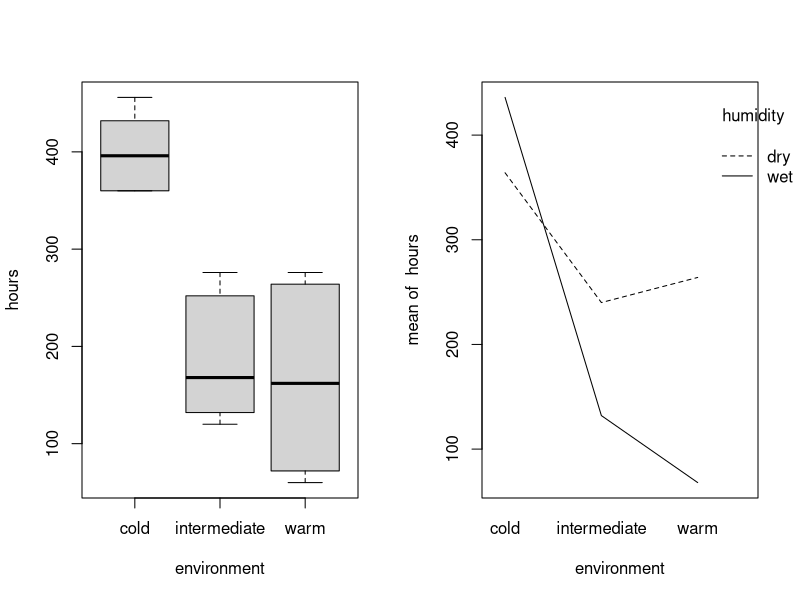
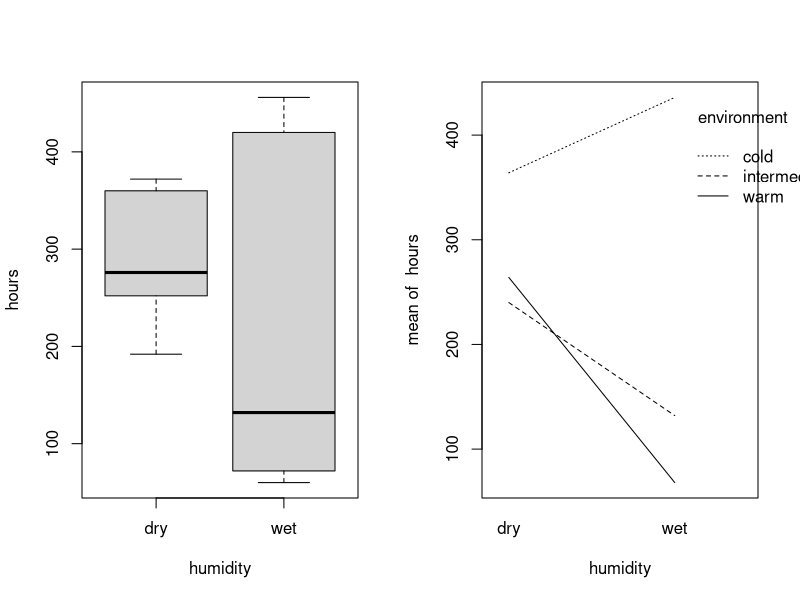
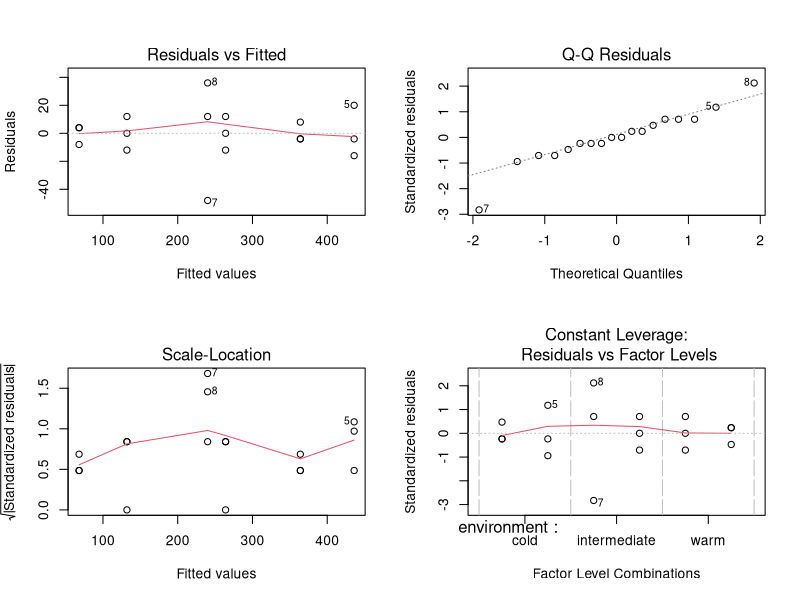
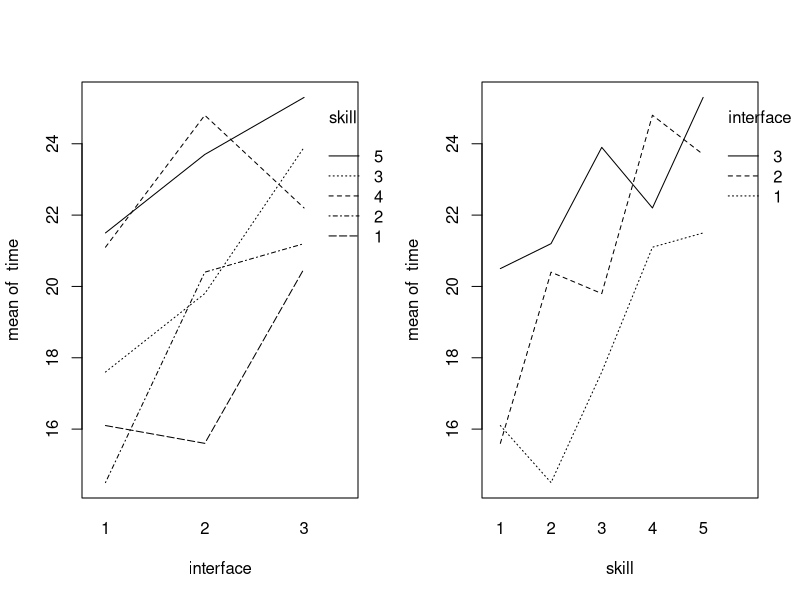
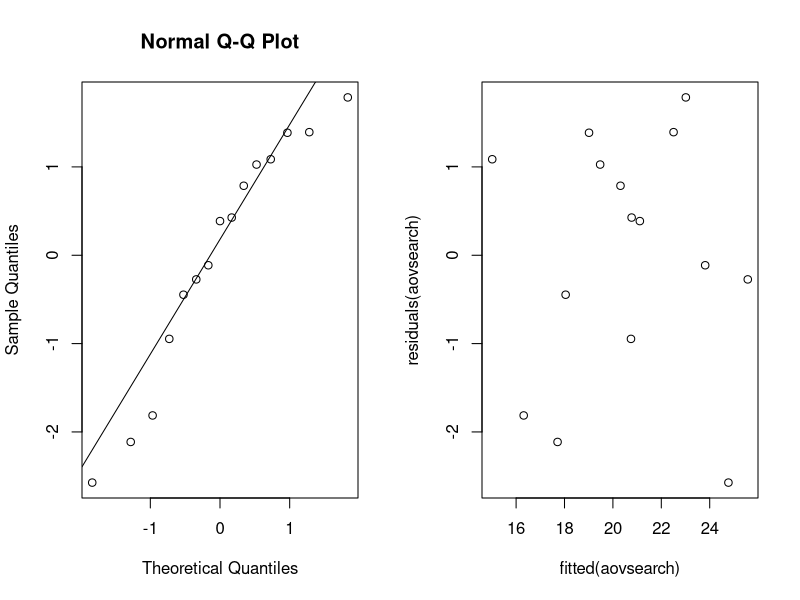
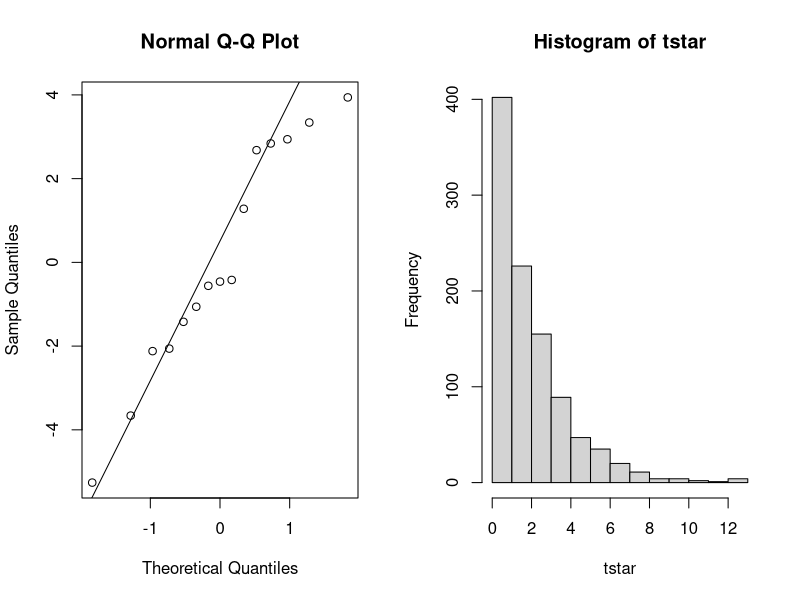
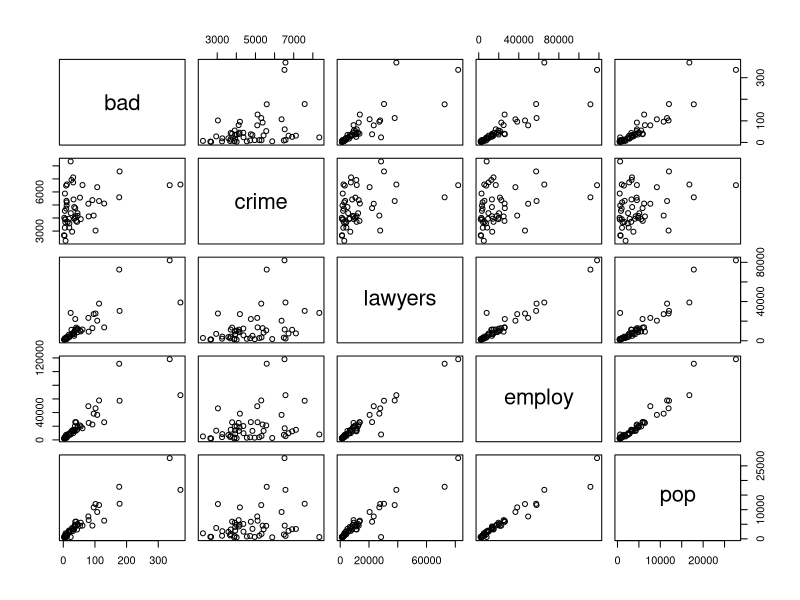
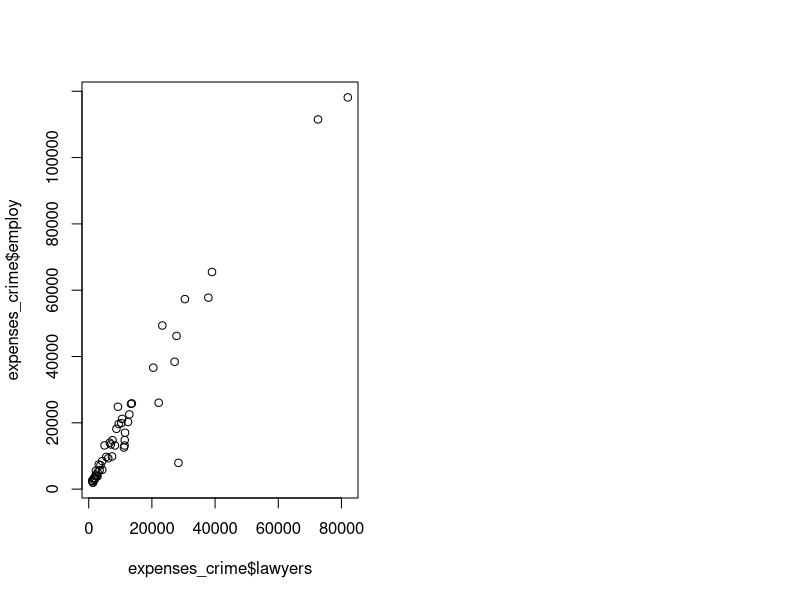

Write the R code that produced these figures, in order.
## ---- chunk 1
knitr::opts_chunk$set(fig.height = 3)
options(show.signif.stars=FALSE)
## ---- chunk 2
bread = read.table(file = 'data/bread.txt', header = TRUE)
## ---- chunk 3
# The randomization process for 18 slices
# Take hours column from the data
hrs = as.vector(as.matrix(bread$hours))
# Create environment column
env = rep(c('cold', 'intermediate', 'warm'), each = 6)
# Create humidity column
humi = rep(c('dry', 'wet'), each = 3)
# Converting to data frame
head(data.frame(cbind(hrs, env, humi)))
## ---- chunk 4
# Divide into two columns
par(mfrow=c(1, 2))
attach(bread)
# Boxplot vs interaction plot in hours~environment
boxplot(hours~environment, data = bread)
interaction.plot(environment, humidity, hours, fixed = TRUE)
# Boxplot vs interaction plot in hours~humidity
boxplot(hours~humidity, data = bread)
interaction.plot(humidity, environment, hours, fixed = TRUE)
## ---- chunk 5
# Creating linear model and ANOVA test
breadaov = lm(hours~environment*humidity, data = bread); anova(breadaov)
p_interaction = anova(breadaov)$Pr[3]
## ---- chunk 6
summary(breadaov)[4]
## ---- chunk 7
par(mfrow=c(2, 2))
# Plot the linear fitted model graphs
plot(breadaov)
## ---- chunk 8
search = read.table("data/search.txt", header=TRUE)
## ---- chunk 9
N = 1 #
I = 3 
B = 5
for (i in 1:B){
  print(sample(1:(N*I)))
}
## ---- chunk 10

attach(search)

par(mfrow=c(1,2))
interaction.plot(interface,skill,time)
interaction.plot(skill,interface,time)
## ---- chunk 11
search$skill = as.factor(search$skill)
search$interface = as.factor(search$interface)

aovsearch=lm(time~interface+skill, data=search); anova(aovsearch)
## ---- chunk 12
summary(aovsearch)[4]
## ---- chunk 13
qqnorm(residuals(aovsearch));qqline(residuals(aovsearch))
## ---- chunk 14
plot(fitted(aovsearch),residuals(aovsearch))
## ---- chunk 15
friedman.test(time,interface,skill)
## ---- chunk 16
aovsearch2 = lm(time~interface, data=search); anova(aovsearch2)
## ---- chunk 17
qqnorm(residuals(aovsearch2))
qqline(residuals(aovsearch2))
## ---- chunk 18
library(lme4)
## ---- chunk 19
cow = read.table("data/cow.txt", header=TRUE)
## ---- chunk 20
aovcow = lm(milk~id+per+treatment,data=cow)
anova(aovcow)
## ---- chunk 21
cow$id = factor(cow$id); cow$per=factor(cow$per)
cowlm = lm(milk~treatment+per+id, data=cow)
summary(cowlm)
## ---- chunk 22
attach(cow)
cowlmer1 = lmer(milk~treatment+order+per+(1|id),REML=FALSE)
cowlmer2 = lmer(milk~order+per+(1|id),REML=FALSE)
anova(cowlmer2,cowlmer1)
## ---- chunk 23
summary(cowlmer1)
## ---- chunk 24
attach(cow)
t.test(milk[treatment=="A"],milk[treatment=="B"],paired=TRUE)
## ---- chunk 25
nauseatable = read.table(file = 'data/nauseatable.txt', header = TRUE)
## ---- chunk 26
table_to_vector = unlist(nauseatable,  use.names = FALSE)
# Create nausea column, possible values 0 (No Nausea), 1(Nausea)
nausea = rep(c('0', '1'), each = 3, times = c(table_to_vector))
med = c('Chlorpromazine','Pentobarbital(100mg)','Pentobarbital(150mg)')
# Create medicine column, contains name of all the medicines
medicine = rep(c(med,med), each = 1, times = c(table_to_vector))
df = data.frame(cbind(nausea, medicine))
(df[c(1,101,133,181,233,268),])
## ---- chunk 27
xtabs(~medicine+nausea)
## ---- chunk 28
#options(scipen = 999)
meds = factor(medicine)
mystat=function(x) sum(residuals(x)^2)
B=1000
tstar=numeric(B)
for (i in 1:B) {
  treatstar=sample(medicine)
  tstar[i]=chisq.test(xtabs(~treatstar+nausea, data = nauseatable))[[1]]
}
myt=chisq.test(xtabs(~medicine+nausea, data = nauseatable))[[1]]
myt
hist(tstar)
## ---- chunk 29
pl = sum(tstar<myt)/B 
pr = sum(tstar>myt)/B
pmin = min(pl,pr) 
(pvalue = pmin)
## ---- chunk 30
(pvalue_chisq = chisq.test(xtabs(~medicine+nausea, data = nauseatable))[[3]])
(pvalue_tstar=pmin)
## ---- chunk 31
expenses_crime = read.table(file = 'data/expensescrime.txt', header = TRUE)
## ---- chunk 32
# Step Up method
summary(lm( expend~bad ,data = expenses_crime))[[9]]
summary(lm( expend~crime ,data = expenses_crime))[[9]]
summary(lm( expend~lawyers ,data = expenses_crime))[[9]]
summary(lm( expend~employ ,data = expenses_crime))[[9]]
summary(lm( expend~pop ,data = expenses_crime))[[9]]
## ---- chunk 33
summary(lm( expend~employ+bad ,data = expenses_crime))[[9]]
summary(lm( expend~employ+crime ,data = expenses_crime))[[9]]
summary(lm( expend~employ+lawyers ,data = expenses_crime))[[9]]
summary(lm( expend~employ+pop ,data = expenses_crime))[[9]]
## ---- chunk 34
summary(lm( expend~employ+lawyers+bad ,data = expenses_crime))[[9]]
summary(lm( expend~employ+lawyers+crime ,data = expenses_crime))[[9]]
summary(lm( expend~employ+lawyers+pop ,data = expenses_crime))[[9]]
## ---- chunk 35
#Final model for the step up approach
summary(lm( expend~employ+lawyers ,data = expenses_crime))[8]
## ---- chunk 36
summary(lm( expend~bad+crime+lawyers+employ+pop ,data = expenses_crime))[[4]]
## ---- chunk 37
summary(lm( expend~bad+lawyers+employ+pop ,data = expenses_crime))[[4]]

## ---- chunk 38
#Final model using Step down method
summary(lm( expend~lawyers+employ+pop ,data = expenses_crime))[[4]]

## ---- chunk 39
summary(lm( expend~lawyers+employ ,data = expenses_crime))[8]

## ---- chunk 40
plot(expenses_crime[,c(3:7)])
## ---- chunk 41
plot(expenses_crime$lawyers, expenses_crime$employ)
## ---- chunk 42
model = lm( expend~lawyers+employ ,data = expenses_crime)
library(car)
par(mfrow=c(1, 2))
plot(cooks.distance(model),type="b")
influencePlot(model, main="Influence Plot", sub="Circle size corresponds Cook's Distance")
## ---- chunk 43
cor(expenses_crime[,c(3:7)])[24]
plot(expenses_crime$pop, expenses_crime$employ)
## ---- chunk 44
vif(model)
## ---- chunk 45
model_new = lm( expend~lawyers ,data = expenses_crime)
## ---- chunk 46
lw_model = lm( expend~lawyers ,data = expenses_crime)
em_model = lm( expend~employ ,data = expenses_crime)

par(mfrow=c(1, 2))
plot(residuals(lw_model),expenses_crime$lawyers)
plot(residuals(em_model),expenses_crime$employ)
## ---- chunk 47
qqnorm(residuals(model));qqline(residuals(model))
